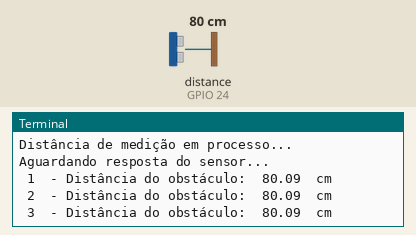
Simulated run of this program. Board: Raspberry Pi (BCM pin numbers). Parts: the last lines printed to the terminal. The test bench sets the inputs (shaded band); at power-on: distance to the obstacle (sensor on GPIO 24) 80 cm. The echo pulse lasts 58.3 µs per cm; files the program writes start out absent; the clock reads 2024-03-15 10:24:30 at power-on unless the program sets it.

Above: at 5.0 s.
5.1 s: distance to the obstacle (sensor on GPIO 24) set to 2 cm
At 6.9 s:
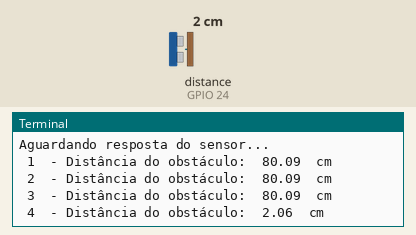
7.8 s: distance to the obstacle (sensor on GPIO 24) set to 4 cm
At 8.5 s:
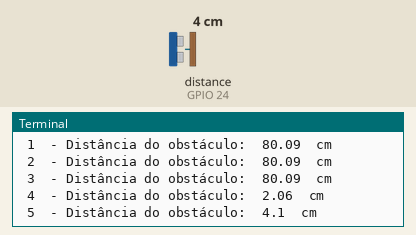
Timing chart, 0 to 10.8 s (numbered marks = the images above; inputs shaded):
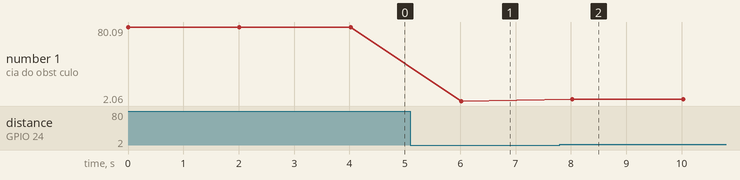

The program:

SensorApp.py
```python
# -*- coding: utf-8 -*-
import RPi.GPIO as GPIO
import time

GPIO.setmode(GPIO.BCM)

TRIG = 23
ECHO = 24

contador = 1

print "Distância de medição em processo..."

GPIO.setup(TRIG, GPIO.OUT)
GPIO.setup(ECHO, GPIO.IN)

GPIO.output(TRIG, False)
print "Aguardando resposta do sensor..."


while (contador < 1000 ):
    arq = open("./templates/sensor.js", "w")
    GPIO.output(TRIG, True)
    time.sleep(0.00001)
    GPIO.output(TRIG, False)

    while GPIO.input(ECHO)==0:
        pulse_start = time.time()

    while GPIO.input(ECHO)==1:
        pulse_end = time.time()

    pulse_duration = pulse_end - pulse_start

    distance = pulse_duration * 17150

    distance = round(distance, 2)
    arq.write("{\n\"id\":" + str(contador) + "\n");
    arq.write("\n\"medida\": " + str(distance) + "\n}");

    #arq.write("Medida " + str(contador) + " - " + str(distance) +" cm<br>")
    #arq.write("\n")
    arq.close()
    medida = distance

    print "",contador," - Distância do obstáculo: ",distance," cm"
    time.sleep(2)
    contador = contador + 1


GPIO.cleanup()
```

Measured:
- after the input at 5.1 s, the terminal: prints a new line after 0.92 s (image 1)
- after the input at 7.8 s, the terminal: prints a new line after 0.22 s (image 2)
- plotted number 1: 80.09 → 2.06 after the input at 5.1 s, 2.06 → 4.1 after the input at 7.8 s
